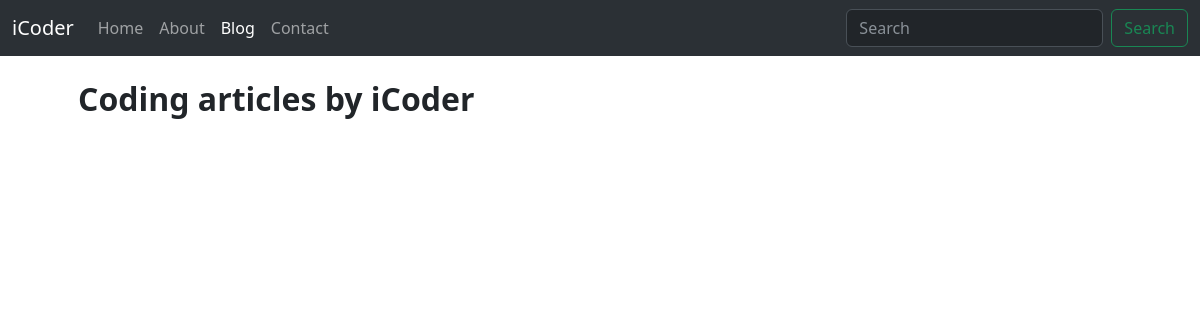
/blog/, run on an earlier commit of the app's database.
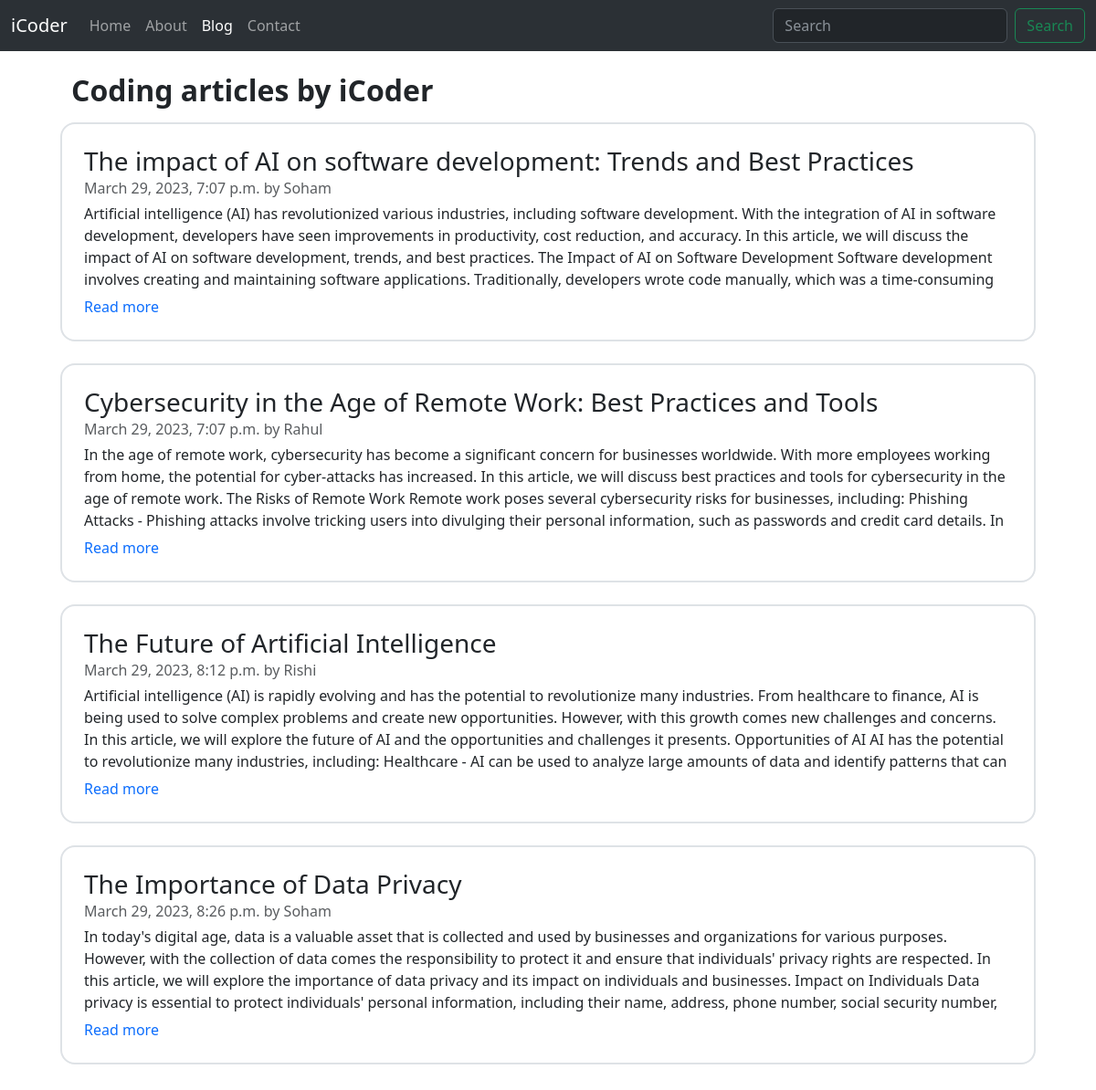
And on a later commit of the database.
### blog/models.py (models this page shows, shortened)
class Post(models.Model):
    sno = models.AutoField(primary_key=True)
    title = models.CharField(max_length=255)
    author = models.CharField(max_length=13)
    content = models.TextField()
    timestamp = models.DateTimeField(blank=True)
    slug = models.SlugField(null=True, max_length=255)
    def get_absolute_url(self):
        return reverse("post_detail", kwargs={"slug": self.slug})

### blog/views.py (the view)
# urls.py: path("", views.blogHome, name='blogHome'),
def blogHome(request):
    allPosts = Post.objects.all()
    context = {"allPosts": allPosts}
    return render(request, "blog/bloghome.html", context)

### templates/blog/bloghome.html (shortened to what this page needs)
{% extends '../base.html' %} {% block title %}Blog{% endblock title %}  {% block body %}
<section class="py-4" id="features">
    <div class="container px-5 md-2">
        <h2 class="fw-bolder">Coding articles by iCoder</h2>
        <div class="row my-3">
            {% for post in allPosts %}
            <div class="row g-0 border border-2 rounded-4 overflow-hidden flex-md-row mb-4 h-md-250 position-relative postcard">
                <div class="col p-4 d-flex flex-column position-static sidecont">
                    <h3 class="mb-0">{{post.title}}</h3>
                    <div class="mb-1 text-muted">{{post.timestamp}} by {{post.author}}</div>
                    <p class="card-text mb-1">{{post.content|truncatechars:600}}</p>
                    <a href="{{post.get_absolute_url}}" class="stretched-link text-decoration-none">Read more</a>
                </div>
            </div>
            {% endfor %}
        </div>
    </div>
</section>
{% endblock body %}

### templates/base.html (shortened to what this page needs)
<!DOCTYPE html>
<html lang="en">
    <head>
        <link href="https://cdn.jsdelivr.net/npm/bootstrap@5.3.0-alpha2/dist/css/bootstrap.min.css" rel="stylesheet" />
    </head>
    <body>
        <nav class="navbar navbar-expand-lg bg-body-tertiary" data-bs-theme="dark">
            <div class="container-fluid">
                <a class="navbar-brand" href="/">iCoder</a>
                <div class="collapse navbar-collapse" id="navbarSupportedContent">
                    <ul class="navbar-nav me-auto mb-2 mb-lg-0">
                        <li class="nav-item">
                            <a class="nav-link" aria-current="page" href="/" id="home">Home</a>
                        </li>
                        <li class="nav-item">
                            <a class="nav-link" aria-current="page" href="/about" id="about">About</a>
                        </li>
                        <li class="nav-item">
                            <a class="nav-link" aria-current="page" href="/blog" id="blog">Blog</a>
                        </li>
                        <li class="nav-item">
                            <a class="nav-link" aria-current="page" href="/contact" id="contact">Contact</a>
                        </li>
                    </ul>
                    <form class="d-flex" role="search">
                        <input class="form-control me-2" type="search" placeholder="Search" aria-label="Search" />
                        <button class="btn btn-outline-success" type="submit">Search</button>
                    </form>
                </div>
            </div>
        </nav>
        {% block body %}{% endblock body %}
    </body>
</html>

### templates/blog/bloghome.html (style rules this page uses)
.sidecont { height: 100%; width: 100%; }
.sidecont p { overflow-y: hidden; }
.postcard { height: 15rem; }

What changed in the data, as far as the page shows it:
added Post: title "The impact of AI on software development: Trends and Best Practices", timestamp "March 29, 2023, 7:07 p.m.", author "Soham", content "Artificial intelligence (AI) has revolutionized various industries, including software development. With the integration of AI in software development, developers have seen improvements in productivity, cost reduction, and accuracy. In this article, we will discuss the impact of AI on software development, trends, and best practices. The Impact of AI on Software Development Software development involves creating and maintaining software applications. Traditionally, developers wrote code manually, which was a time-consuming…"
added Post: title "Cybersecurity in the Age of Remote Work: Best Practices and Tools", timestamp "March 29, 2023, 7:07 p.m.", author "Rahul", content "In the age of remote work, cybersecurity has become a significant concern for businesses worldwide. With more employees working from home, the potential for cyber-attacks has increased. In this article, we will discuss best practices and tools for cybersecurity in the age of remote work. The Risks of Remote Work Remote work poses several cybersecurity risks for businesses, including: Phishing Attacks - Phishing attacks involve tricking users into divulging their personal information, such as passwords and credit card details. In…"
added Post: title "The Future of Artificial Intelligence", timestamp "March 29, 2023, 8:12 p.m.", author "Rishi", content "Artificial intelligence (AI) is rapidly evolving and has the potential to revolutionize many industries. From healthcare to finance, AI is being used to solve complex problems and create new opportunities. However, with this growth comes new challenges and concerns. In this article, we will explore the future of AI and the opportunities and challenges it presents. Opportunities of AI AI has the potential to revolutionize many industries, including: Healthcare - AI can be used to analyze large amounts of data and identify patterns that can…"
added Post: title "The Importance of Data Privacy", timestamp "March 29, 2023, 8:26 p.m.", author "Soham", content "In today's digital age, data is a valuable asset that is collected and used by businesses and organizations for various purposes. However, with the collection of data comes the responsibility to protect it and ensure that individuals' privacy rights are respected. In this article, we will explore the importance of data privacy and its impact on individuals and businesses. Impact on Individuals Data privacy is essential to protect individuals' personal information, including their name, address, phone number, social security number,…"
